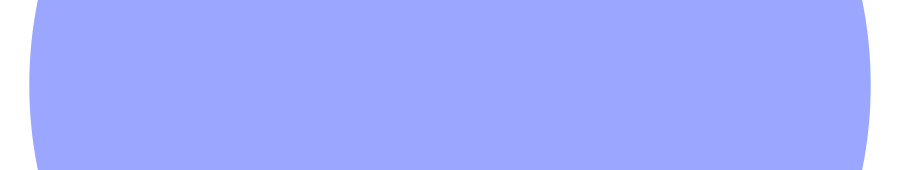
Frame 1 (no input)
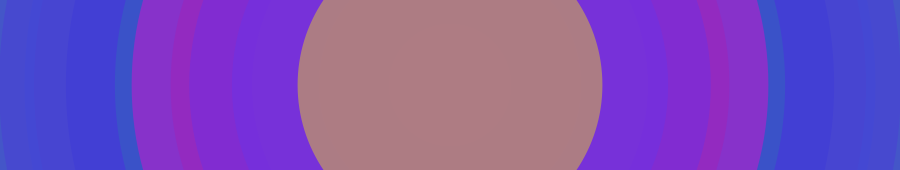
Frame 60 (the mouse pressed at the canvas centre just before this capture)
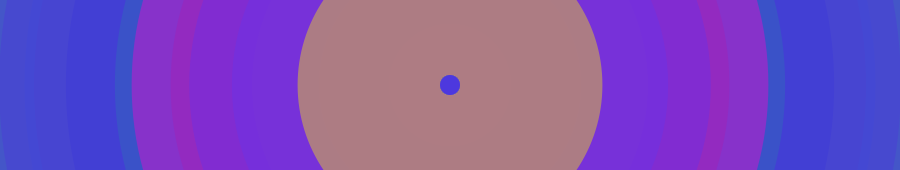
Frame 120 (the mouse held since frame 60 and released just before this capture)

The Processing sketch that drew these frames (run headless with seeded random() and noise(); from frame 60 on, the mouse is pressed at the canvas centre):

// Processing sketch: processing_36530
// ── processing_36530.pde

int counter;

void setup() {  //setup function called initially, only once
  size(900, 170);
  background(255);  //set background white
  colorMode(HSB);   //set colors to Hue, Saturation, Brightness mode
  counter = 0;
}

void draw() {  //draw function loops 
  counter++;
  noStroke();
  fill(random(255),255,255,100);
  
  if(mousePressed == true) { //add some interaction
    ellipse(mouseX, mouseY, 20, 20);
  }
  else {
    ellipse(width/2, height/2, 1000*sin(counter), 1000*sin(counter));
  }
}

                
              // worlds most annoying banner                
